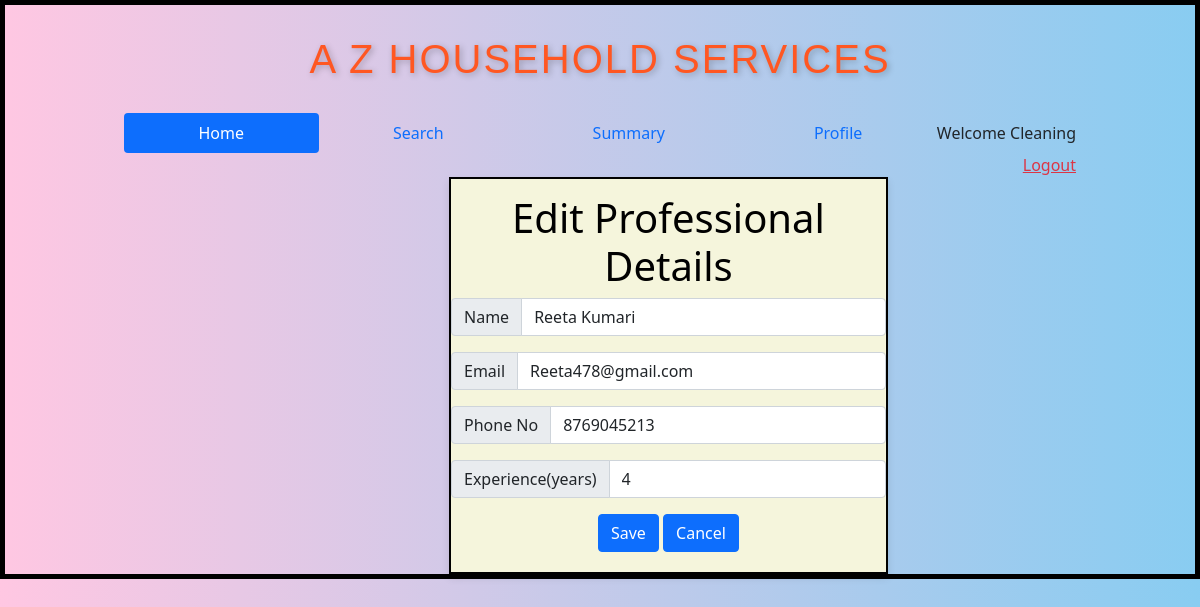
The app's page /edit_proffess/6/Cleaning with its own data.
### backend/models.py (models this page shows)
class ServiceProf(db.Model):
    __tablename__="service_prof"
    id=db.Column(db.Integer,primary_key=True)
    email=db.Column(db.String,unique=True,nullable=False)
    password=db.Column(db.String,nullable=False)
    full_name=db.Column(db.String,nullable=False)
    phone_no=db.Column(db.String,nullable=False)
    experience=db.Column(db.Integer,default=0)
    service_name=db.Column(db.String,nullable=False)
    address=db.Column(db.String,nullable=False)
    pincode=db.Column(db.Integer,nullable=False)
    resume_path = db.Column(db.String, nullable=True)
    status=db.Column(db.String,default="available")
    approv_status=db.Column(db.String,default="pending")
    rating=db.Column(db.Integer,default=0)
    service_requests=db.relationship("ServiceRequest",cascade="all,delete",backref="service_prof",lazy=True)

### backend/controllers.py (the view, shortened to what this page needs)
@app.route("/edit_proffess/<id>/<name>",methods=["GET","POST"])
def edit_p(id,name):
    p=get_p(id)
    return render_template("edit_proff.html",service_prof=p,name=name)

### backend/controllers.py (called while the page is built)
def get_p(id):
    service=ServiceProf.query.filter_by(id=id).first()
    return service

### templates/edit_proff.html
{%extends "admin_layout.html"%}
{%block content%}
            {%if service_prof%}
                <div class="my_container">
                    <form action="/edit_proffess/{{service_prof.id}}/{{name}}" method="POST">
                    <div class="login_panel">
                        <div class="center"><h1>Edit Professional Details</h1>
                        <div class="input-group mb-3">
                            <span class="input-group-text" id="inputGroup-sizing-default">Name</span>
                            <input type="text" class="form-control" name="name" aria-label="Sizing example input" aria-describedby="inputGroup-sizing-default" value="{{service_prof.full_name}}">
                        </div>
                        <div class="input-group mb-3">
                            <span class="input-group-text" id="inputGroup-sizing-default">Email</span>
                            <input type="text" class="form-control" name="email" aria-label="Sizing example input" aria-describedby="inputGroup-sizing-default" value="{{service_prof.email}}">
                        </div>
                        <div class="input-group mb-3">
                            <span class="input-group-text" id="inputGroup-sizing-default">Phone No</span>
                            <input type="text" class="form-control" name="phone" aria-label="Sizing example input" aria-describedby="inputGroup-sizing-default" value="{{service_prof.phone_no}}">
                        </div>
                        <div class="input-group mb-3">
                            <span class="input-group-text" id="inputGroup-sizing-default">Experience(years)</span>
                            <input type="number" class="form-control" name="exp" aria-label="Sizing example input" aria-describedby="inputGroup-sizing-default" value="{{service_prof.experience}}">
                        </div>
                        <div class="center">
                            <button type="submit" class="btn btn-primary">Save</button>
                            <a href="/admin/{{name}}" button type="submit" class="btn btn-primary">Cancel</button></a>
                        </div>
                    </div>
                </form>
            {%endif%}
{%endblock%}

### static/styles/main.css (style rules this page uses)
* { margin-top: 0px; }
.my_container { margin-left:325px; }
body { background: linear-gradient(to right, hsl(331, 100%, 89%), hsl(201, 79%, 74%)); margin: 0; padding: 0; font-family: 'Poppins', sans-serif; }
.login_panel { border:2px solid black;; width: 70%; height: auto; background-color: beige; box-shadow: 0px 4px 8px rgba(0, 0, 0, 0.1); padding-bottom: 20px; }
.center { margin-top:15px; text-align:center; color: black; }

### records on screen
ServiceProf: name "Reeta Kumari", email "Reeta478@gmail.com", phone "8769045213", exp "4"

### other values on screen
{{ name }} "Cleaning"
